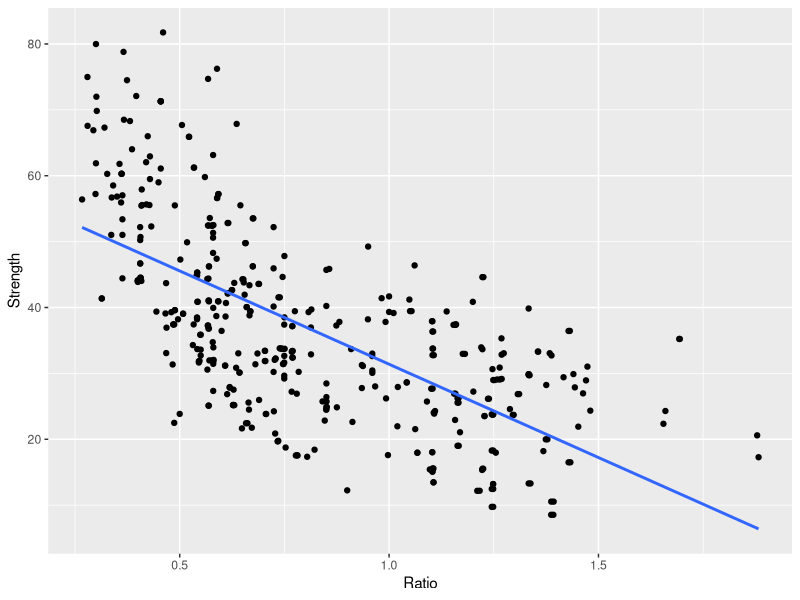
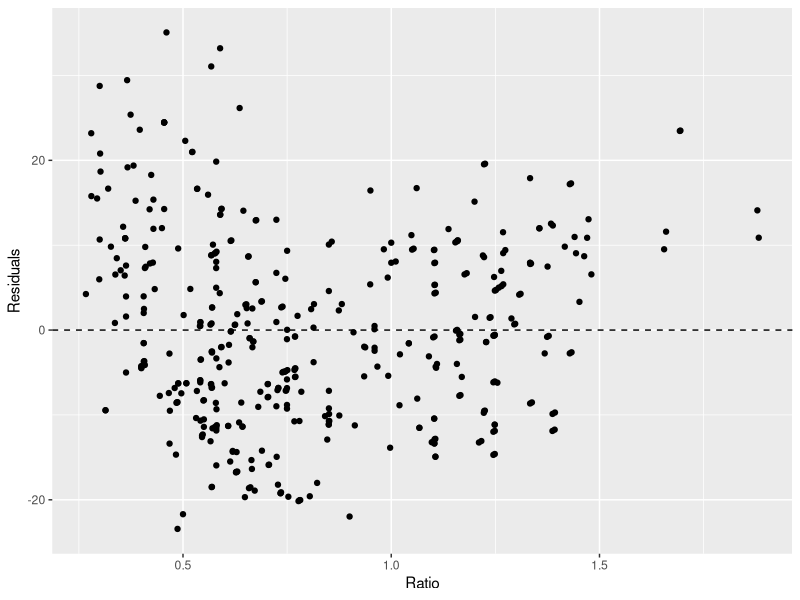
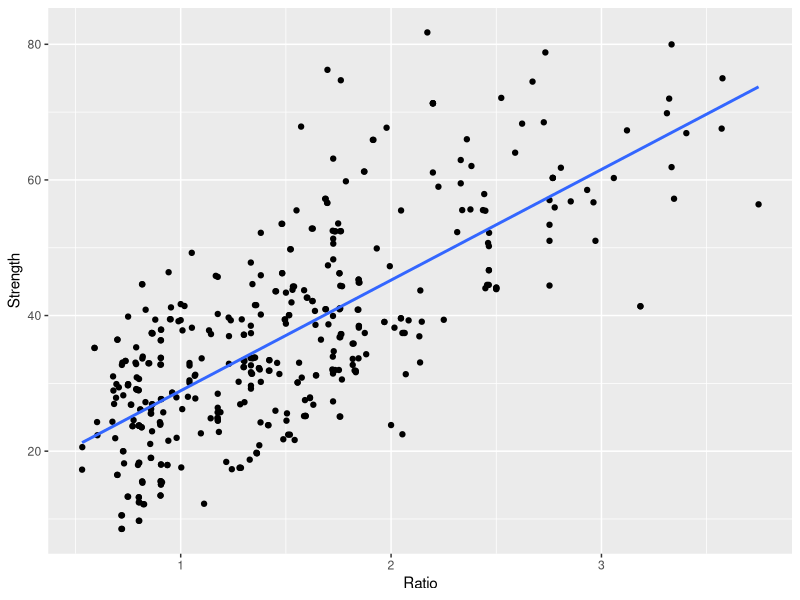
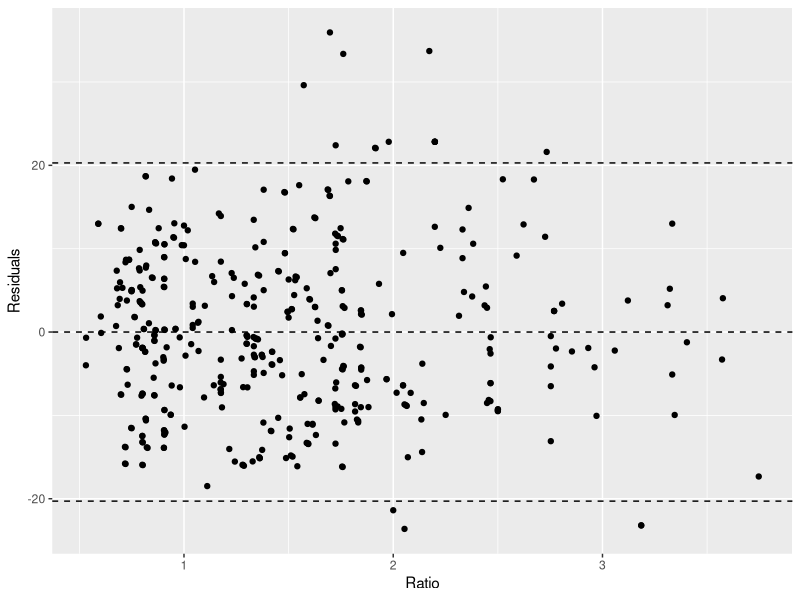
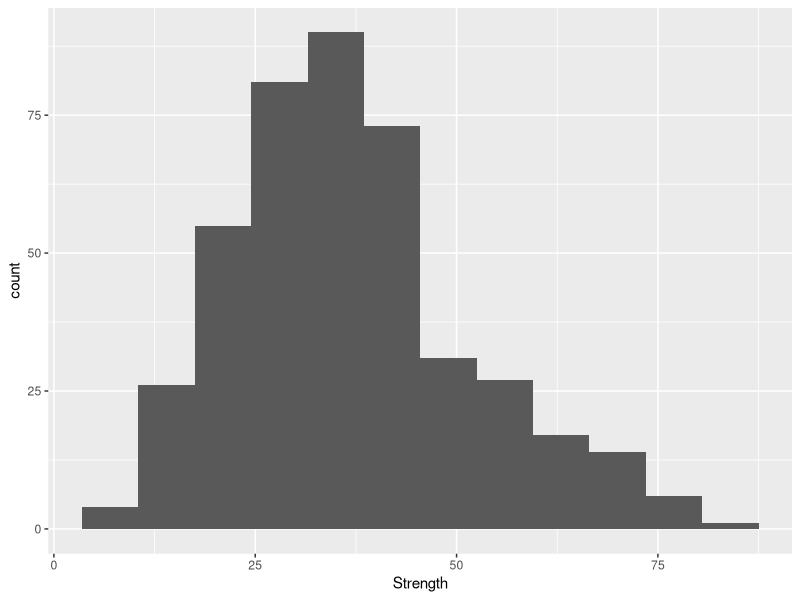

These charts were generated, in order, by the following R code:
library(tidyverse)

# read CSV:
( concrete <- read_csv("datasets/concrete.csv", col_types=cols() ) )

concrete <- concrete %>% filter(Age == 28) %>% select(Cement, Water, Strength)

concrete <- concrete %>% mutate(Ratio = Water/Cement)
ggplot( concrete, aes(Ratio,Strength)) + 
  geom_point() + 
  geom_smooth(method="lm", level=0) 
#ggsave("../images/concrete_wc.png", device="png")
concrete.fit <- lm( Strength ~ Ratio, data = concrete)
summary(concrete.fit)
concrete <- concrete %>% mutate( Residuals = concrete.fit$residuals )
concrete.rse <- sigma( concrete.fit )
ggplot( concrete, aes(Ratio, Residuals)) + 
  geom_point() + 
  geom_hline(yintercept=0, linetype="dashed")
#ggsave("../images/concrete_wc_res.png",device="png")

concrete <- concrete %>% mutate(Ratio = Cement/Water)
ggplot( concrete, aes(Ratio,Strength)) + 
  geom_point() + 
  geom_smooth(method="lm", level=0) 
#ggsave("../images/concrete_cw.png", device="png")
cor( concrete$Ratio, concrete$Strength )
concrete.fit <- lm( Strength ~ Ratio, data = concrete)
summary(concrete.fit)
concrete <- concrete %>% mutate( Residuals = concrete.fit$residuals )
concrete.rse <- sigma( concrete.fit )
ggplot( concrete, aes(Ratio, Residuals)) + 
  geom_point() + 
  geom_hline(yintercept = concrete.rse*c(-2,0,2), linetype="dashed")
#ggsave("../images/concrete_cw_res.png",device="png")
ggplot(concrete, aes(Strength)) + geom_histogram( binwidth=7 ) 
#ggsave("../images/concrete_strength.png", device="png")
confint( concrete.fit )
